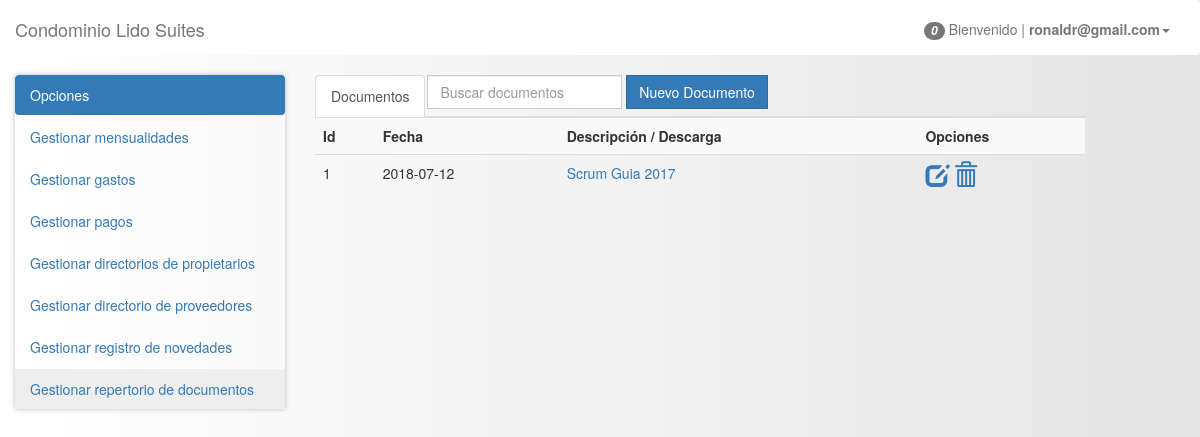
/pages/?documentos (signed in), run on an earlier commit of the app's database.
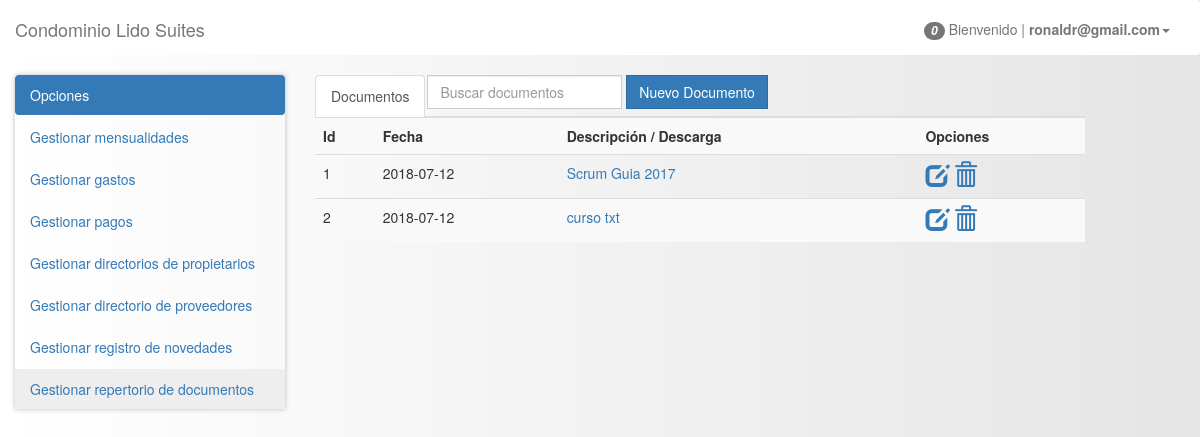
And on a later commit of the database.
### tables this page shows
CREATE TABLE `documentos` (
  `id_documento` int(10) UNSIGNED NOT NULL,
  `id_usuario` int(10) UNSIGNED NOT NULL,
  `fecha` varchar(25) NOT NULL,
  `ubicacion` varchar(255) NOT NULL,
  `descripcion` varchar(115) NOT NULL,
  `created` timestamp NOT NULL DEFAULT CURRENT_TIMESTAMP
);

### models/db.php (called while the page is built)
<?php
class db
{
    public static function conexion(){
        $conexion = new mysqli('localhost', 'root', '19651249', 'lidosuites', '3306');
        $conexion->query("SET NAMES 'utf8'");
        return $conexion;
    }
}

### models/documento.php (called while the page is built, shortened)
<?php
require_once 'db.php';
class Documento{
	private $db;
	private $documento;
	public function __construct(){
		$this->db=db::conexion();
		$this->documento=array();
	}
    public function getDocumento(){
        $sql = $this->db->query("SELECT * FROM documentos");
        while($filas = $sql->fetch_assoc()){
            $this->documento[] = $filas;
        }
        return $this->documento;
    }
}

### views/documentos/detalle.phtml
<ul class="nav nav-tabs nav-justified">
  <ul class="nav nav-tabs" role="tablist">
    <li role="presentation" class="active"><a href="!#detalle" aria-controls="detalle" role="tab" data-toggle="tab">Documentos</a></li>
 	<li role="presentation">
		<div class="input-group">
			<input class="form-control" type="text" id="searchDoc" placeholder="Buscar documentos">
		</div></li>
		<li>		<?php if($_SESSION['nivel'] == 1 || $_SESSION['nivel'] == 2){ ?>
				&nbsp;<button type="button" class="btn btn-primary" title="Nuevo Documento" onclick="nuevoDocumento()">Nuevo Documento</button>
   					<?php } ?>
   	</li>
  </ul></ul>
  <div class="tab-content">
    <div role="tabpanel" class="tab-pane active">
   		<table class="table table-striped" id="tablaDoc">
    		<tr>
    			<th>Id</th>
    			<th>Fecha</th>
    			<th>Descripción / Descarga</th>
    			<th>Opciones</th>
    		</tr>
    		<?php for($i=0; $i<count($documentos); $i++){ $rs = $documentos[$i]; ?>
    		<tr>
    			<td><?php echo $rs['id_documento']; ?></td>
    			<td><?php echo $rs['fecha']; ?></td>
    			<td><a href="../public/docs/<?php echo $rs['ubicacion']; ?>" target="_blank"><?php echo $rs['descripcion']; ?></a></td>
    			<td>
    				<?php if($_SESSION['idusuario'] == $rs['id_usuario']){ ?>
    				<a href="#" onclick="editDocumento(this);" ><i class="glyphicon glyphicon-edit"></i></a>
    				<a href="#" onclick="delDocumento(this, '<?php echo $rs['ubicacion']; ?>');" ><i class="glyphicon glyphicon-trash"></i></a>
    				<?php } ?>
    			</td>
    		</tr> <?php } ?>
    	</table>
    </div>
  </div>

What changed in the data, as far as the page shows it:
added documentos: id_documento "2", fecha "2018-07-12", descripcion "curso txt"
